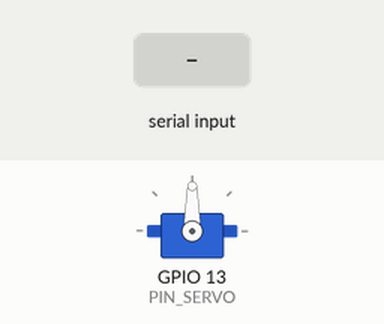
Bench run of a sketch on a simulated ESP8266 (NodeMCU). Parts: servo. The inputs (shaded band) are chosen by the test bench. What the sketch prints to the serial monitor is not drawn.

Above: at 2.2 s.
2.3 s: "1" received over Serial
At 4.0 s:
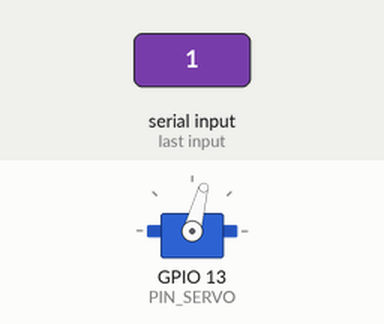
10.3 s: "2" received over Serial
At 11.3 s:
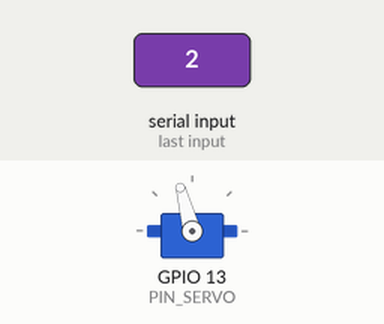
Timing chart, 0 to 17.3 s (numbered marks = the images above; inputs shaded):
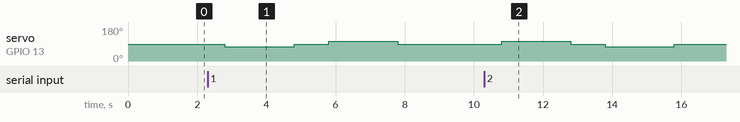

Measured:
- after the input at 2.3 s, servo on GPIO 13 (PIN_SERVO): 90° → 75° after 0.50 s, → 90° 2.0 s later, → 105° 1.0 s later, → 90° 2.0 s later
- after the input at 10.3 s, servo on GPIO 13 (PIN_SERVO): 90° → 105° after 0.50 s, → 90° 2.0 s later, → 75° 1.0 s later, → 90° 2.0 s later

The sketch:

servo_test.ino
```cpp
/* ============================================================
   servo_test.ino — Standalone Servo Pendulum Test
   Board : NodeMCU ESP8266
   Purpose: Test runServo() in isolation without the full
            medicine dispenser firmware running.

   Serial Commands (115200 baud):
     1  → Run Compartment 1 (CW swing → pause → CCW return)
     2  → Run Compartment 2 (CCW swing → pause → CW return)
     l  → Loop both compartments 5 times (drift test)
     s  → Stop servo immediately
   ============================================================ */

#include <Servo.h>

// ── PIN ────────────────────────────────────────────────────────
#define PIN_SERVO  13   // D7 on NodeMCU

// ── SERVO CONFIG (match your medicine_dispenser.ino values) ────
#define SERVO_STOP        90    // Neutral / dead-band center
#define SPEED_CW          75    // Clockwise speed
#define SPEED_CCW         105   // Counter-clockwise speed
#define SWING_TIME_160_MS 1700  // ms to rotate ~160°  ← adjust this!

Servo servo;
bool stopRequested = false;

// ── HELPERS ────────────────────────────────────────────────────
void servoStop() {
  servo.write(SERVO_STOP);
  delay(500);
  servo.detach();
  Serial.println("🛑 Servo stopped & detached.");
}

// ── MAIN SWING FUNCTION (exact copy from medicine_dispenser) ───
void runServo(int compartment) {
  stopRequested = false;

  Serial.printf("\n▶️  runServo(compartment=%d)\n", compartment);

  servo.attach(PIN_SERVO);
  servo.write(SERVO_STOP);
  delay(500); // Increased settle time before any movement

  if (compartment == 1) {
    // SLOT 1: Clockwise 160° then back
    Serial.println("⚙️  Slot 1: CW 160 -> Return");

    // Move Forward
    servo.write(SPEED_CW);
    delay(2000);

    // FIX: Stop briefly before reversing — prevents overshoot/drift from motor momentum
    servo.write(SERVO_STOP);
    delay(1000);


    // Move Backward (Return to start)
    servo.write(SPEED_CCW);
    delay(2000);
  }
  else if (compartment == 2) {
    // SLOT 2: Anti-clockwise 160° then back
    Serial.println("⚙️  Slot 2: CCW 160 -> Return");

    // Move Backward
    servo.write(SPEED_CCW);
    delay(2000);

    // FIX: Stop briefly before reversing — prevents overshoot/drift from motor momentum
    servo.write(SERVO_STOP);
    delay(1000);

    // Move Forward (Return to start)
    servo.write(SPEED_CW);
    delay(1990);
  }

  // Stop and Detach — hold longer so motor fully registers stop before PWM cuts off
  servo.write(SERVO_STOP);
  delay(1000); // Increased from 300ms to 500ms
  servo.detach();

  Serial.println("✅ Swing complete. Servo detached.");
}

// ── LOOP TEST (drift check — run N times and watch position) ───
void runDriftTest(int cycles) {
  Serial.printf("\n🔁 Starting drift test: %d cycles of Comp1 then Comp2...\n", cycles);
  for (int i = 1; i <= cycles; i++) {
    Serial.printf("\n── Cycle %d/%d ──\n", i, cycles);

    runServo(1);
    delay(1500); // Rest between swings

    runServo(2);
    delay(1500);

    // Check for 's' stop command between cycles
    if (Serial.available()) {
      char c = Serial.read();
      if (c == 's' || c == 'S') {
        Serial.println("⛔ Drift test interrupted by user.");
        servoStop();
        return;
      }
    }
  }
  Serial.println("\n✅ Drift test complete. Did the motor return to start? ☝️");
  Serial.println("   If position shifted: decrease SWING_TIME_160_MS or increase mid-stop delay.");
}

// ═══════════════════════════════════════════════════════════════
void setup() {
  Serial.begin(115200);
  delay(500);

  Serial.println("\n\n╔══════════════════════════════════════╗");
  Serial.println("║   MediSync — Servo Pendulum Tester  ║");
  Serial.println("╚══════════════════════════════════════╝");
  Serial.println("Commands: 1=Slot1  2=Slot2  l=LoopTest(5x)  s=Stop");
  Serial.println();
  Serial.printf("Config:\n");
  Serial.printf("  SERVO_STOP        = %d\n", SERVO_STOP);
  Serial.printf("  SPEED_CW          = %d\n", SPEED_CW);
  Serial.printf("  SPEED_CCW         = %d\n", SPEED_CCW);
  Serial.printf("  SWING_TIME_160_MS = %d ms\n\n", SWING_TIME_160_MS);

  // Boot check — ensure servo is stopped at startup
  servo.attach(PIN_SERVO);
  servo.write(SERVO_STOP);
  delay(500);
  servo.detach();
  Serial.println("✅ Servo initialized and stopped. Ready.");
}

void loop() {
  if (!Serial.available()) return;

  char cmd = Serial.read();
  // Flush any extra newline chars
  while (Serial.available()) Serial.read();

  switch (cmd) {
    case '1':
      Serial.println("\n→ Command: Compartment 1");
      runServo(1);
      break;

    case '2':
      Serial.println("\n→ Command: Compartment 2");
      runServo(2);
      break;

    case 'l':
    case 'L':
      runDriftTest(5);
      break;

    case 's':
    case 'S':
      servoStop();
      break;

    default:
      Serial.println("❓ Unknown command. Use: 1 | 2 | l | s");
      break;
  }

  Serial.println("\nReady. Send command (1 / 2 / l / s):");
}
```
